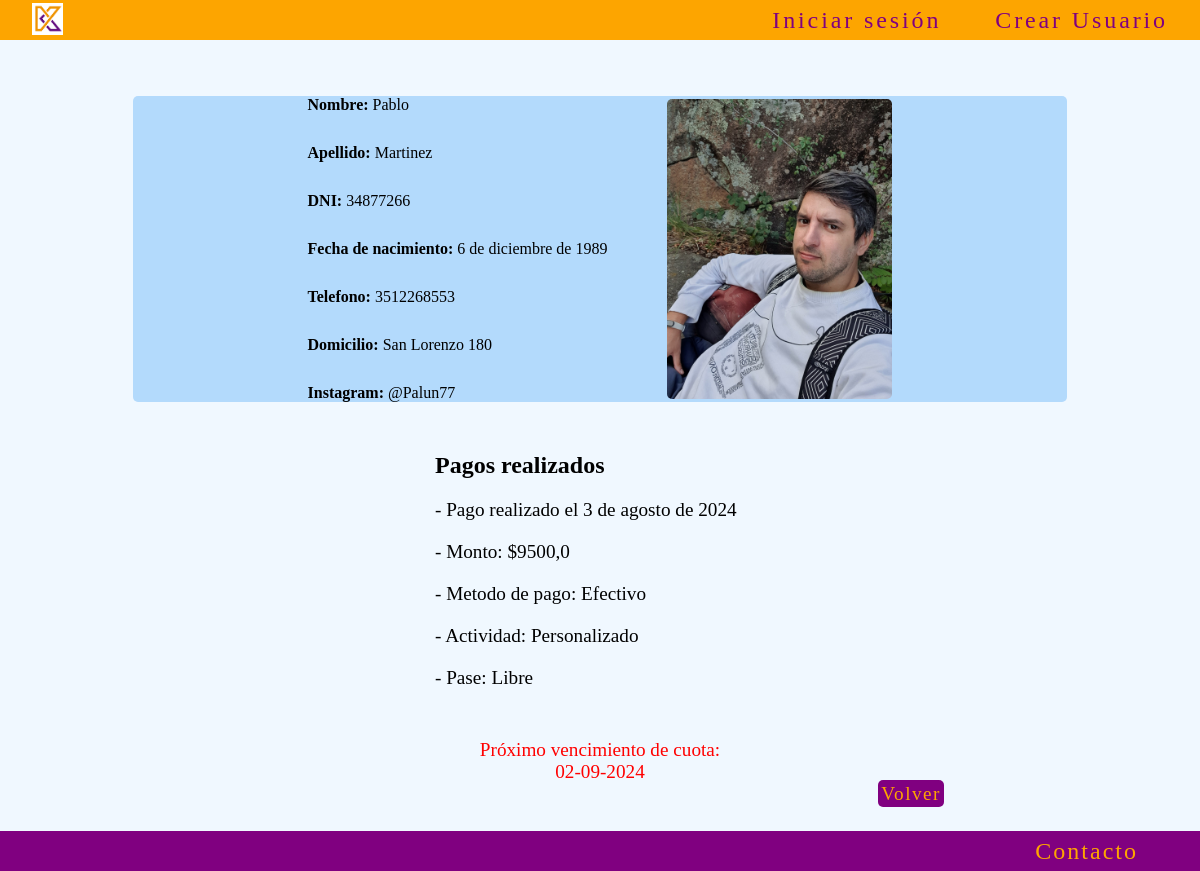
The app's page /usuarios/perfil/3/, older data.
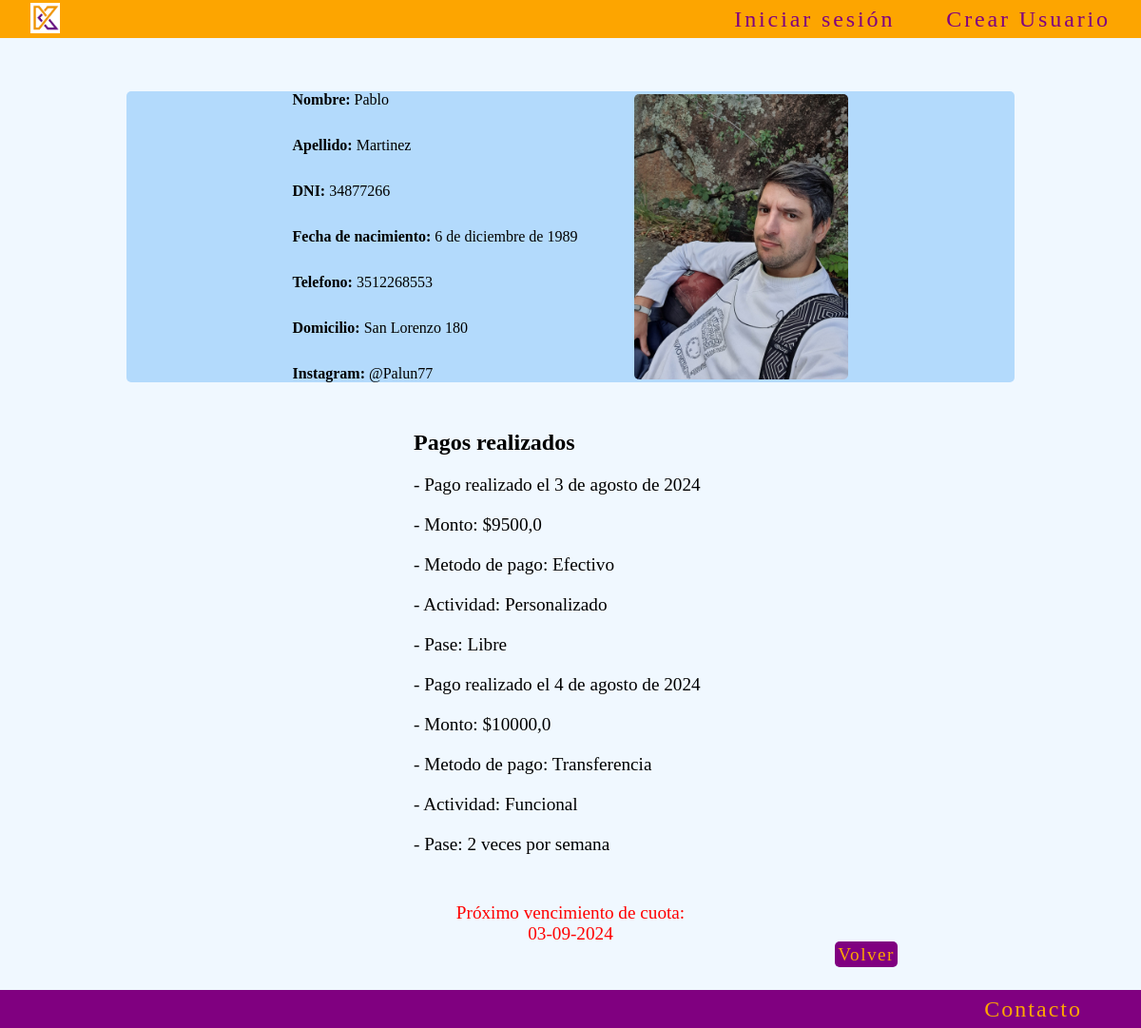
The same page, newer data.
### pagos/models.py (models this page shows, shortened)
class Pagos(models.Model):
    usuario = models.ForeignKey(Usuarios, on_delete=models.DO_NOTHING)
    monto = models.FloatField()
    modo_pago = models.CharField(max_length=50, null=True, blank=True)
    actividad = models.CharField(max_length=50)
    pase = models.CharField(max_length=50, null=True, blank=True)
    fecha = models.DateField(auto_now=True)
    class Meta:
        verbose_name = 'pago'
        verbose_name_plural = 'pagos'

### usuarios/views.py (the view)
# urls.py: path('perfil/<int:pk>/', perfil, name='perfil')
def perfil(request, pk):
    usuarios = get_object_or_404(Usuarios, id=pk)
    pagos = Pagos.objects.filter(usuario=usuarios)
    contexto = {
        'usuarios': usuarios,
        'proximo_vencimiento': usuarios.proximo_vencimiento,
        'pagos': pagos,
    }
    return render(request, 'usuarios/perfil.html', contexto)

### usuarios/models.py (called while the page is built)
    @property
    def proximo_vencimiento(self):
        ultimo_pago = self.pagos_set.order_by('-fecha').first() # type: ignore
        if ultimo_pago:
            return ultimo_pago.fecha + timedelta(days=30)
        return None

### usuarios/templates/usuarios/perfil.html (shortened to what this page needs)
{% extends 'core/base.html' %}
{% block content %}
    <main class="contenedor_principal">
        <ul class="datos-container">
            <div class="datos">
                <li><strong>Nombre:</strong> {{ usuarios.user.first_name }}</li>
                <li><strong>Apellido:</strong> {{ usuarios.user.last_name }}</li>
                <li><strong>DNI:</strong> {{ usuarios.dni }}</li>
                <li><strong>Fecha de nacimiento:</strong> {{ usuarios.fecha_nacimiento }}</li>
                <li><strong>Telefono:</strong> {{ usuarios.telefono }}</li>
                <li><strong>Domicilio:</strong> {{ usuarios.domicilio }}</li>
                {% if usuarios.instagram %}
                    <li><strong>Instagram:</strong> @{{ usuarios.instagram }}</li>
                {% endif %}
            </div>
            {% if usuarios.foto %}
                <img src="{{ usuarios.foto.url }}" alt="Foto de {{ usuarios.user.username }}" width="" height="" class="foto-usuario-detalle">
            {% else %}
                <p class="foto-usuario">No hay foto disponible</p>
            {% endif %}
        </ul>
        {% if pagos %}
            <div class="card-pago-container">
                <h2>Pagos realizados</h2>
                {% for pago in pagos %}
                <p>- Pago realizado el {{ pago.fecha }}</p>
                <p>- Monto: ${{ pago.monto }}</p>
                <p>- Metodo de pago: {{ pago.modo_pago.capitalize }}</p>
                <p>- Actividad: {{ pago.actividad.capitalize }}</p>
                <p>- Pase: {{ pago.pase.capitalize }}</p>
                {% endfor %}
            </div>
        {% endif %}
        <div class="proximo-vencimiento">
            {% if proximo_vencimiento %}
                <p>Próximo vencimiento de cuota:</p>
                <p>{{ proximo_vencimiento|date:"d-m-Y" }}</p>
            {% else %}
                <p>No hay pagos registrados</p>
            {% endif %}
        </div>
        <div class="volver-container">
            <a href="{% url 'core:index' %}" class="volver">Volver</a>
        </div>
    </main>
{% endblock content %}

Row changes from the older to the newer data that the page shows:
added Pagos: fecha "4 de agosto de 2024", monto "10000,0", modo_pago "Transferencia", actividad "Funcional", pase "2 veces por semana"
Text that changed along with them:
{{ proximo_vencimiento|date:"d-m-Y" }}: "02-09-2024" → "03-09-2024"
